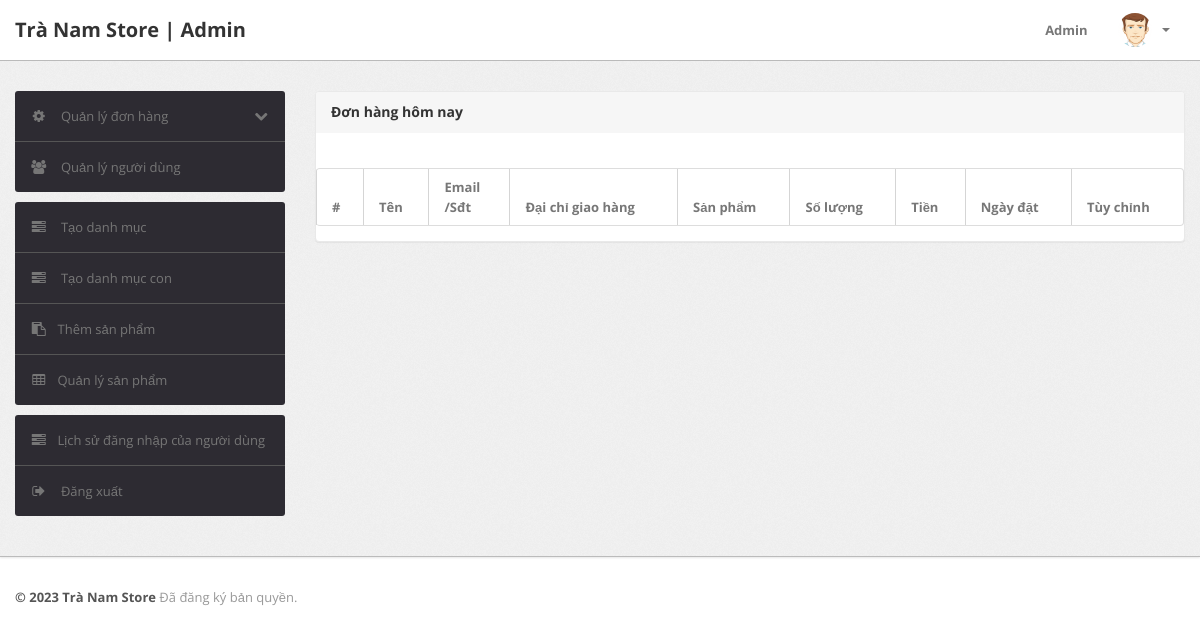
/admin/todays-orders.php (signed in), run on an earlier commit of the app's database.
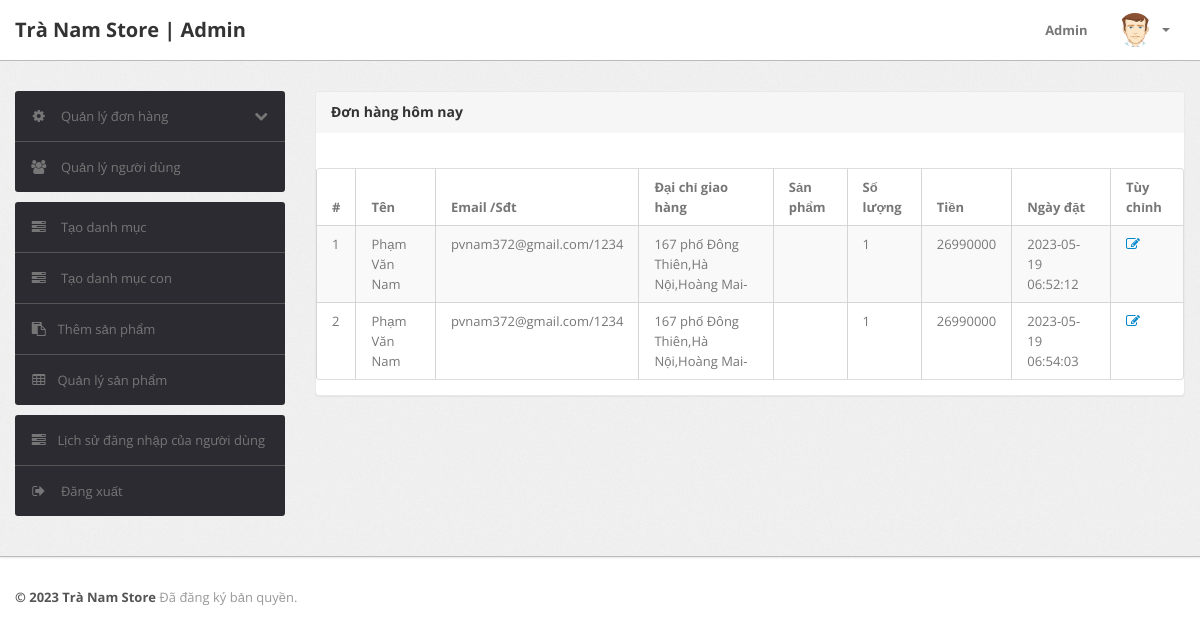
And on a later commit of the database.
### tables this page shows
CREATE TABLE `orders` (
  `id` int(11) NOT NULL,
  `userId` int(11) DEFAULT NULL,
  `productId` varchar(255) DEFAULT NULL,
  `quantity` int(11) DEFAULT NULL,
  `orderDate` timestamp NOT NULL DEFAULT current_timestamp(),
  `paymentMethod` varchar(50) DEFAULT NULL,
  `orderStatus` varchar(55) DEFAULT NULL
);

CREATE TABLE `users` (
  `id` int(11) NOT NULL,
  `name` varchar(255) DEFAULT NULL,
  `email` varchar(255) DEFAULT NULL,
  `contactno` bigint(11) DEFAULT NULL,
  `password` varchar(255) DEFAULT NULL,
  `shippingAddress` longtext DEFAULT NULL,
  `shippingState` varchar(255) DEFAULT NULL,
  `shippingCity` varchar(255) DEFAULT NULL,
  `shippingPincode` int(11) DEFAULT NULL,
  `billingAddress` longtext DEFAULT NULL,
  `billingState` varchar(255) DEFAULT NULL,
  `billingCity` varchar(255) DEFAULT NULL,
  `billingPincode` int(11) DEFAULT NULL,
  `regDate` timestamp NOT NULL DEFAULT current_timestamp(),
  `updationDate` varchar(255) DEFAULT NULL
);

CREATE TABLE `products` (
  `id` int(11) NOT NULL,
  `category` int(11) NOT NULL,
  `subcategory` int(11) DEFAULT NULL,
  `productcapacity` varchar(5) DEFAULT NULL,
  `productColor` varchar(255) DEFAULT NULL,
  `productPrice` int(11) DEFAULT NULL,
  `productPriceBeforeDiscount` int(11) DEFAULT NULL,
  `productAmount` int(5) DEFAULT NULL,
  `productDescription` longtext DEFAULT NULL,
  `productImage1` varchar(255) DEFAULT NULL,
  `productImage2` varchar(255) DEFAULT NULL,
  `productImage3` varchar(255) DEFAULT NULL,
  `shippingCharge` int(11) DEFAULT NULL,
  `productAvailability` varchar(255) DEFAULT NULL,
  `postingDate` timestamp NULL DEFAULT current_timestamp(),
  `updationDate` varchar(255) DEFAULT NULL
);

### admin/todays-orders.php (the view, shortened to what this page needs)
<?php
include('include/config.php');
if (strlen($_SESSION['alogin']) == 0) {
	header('location:index.php');
} else {
?>
	<!DOCTYPE html>
	<html lang="en">
	<head>
		<link type="text/css" href="bootstrap/css/bootstrap.min.css" rel="stylesheet">
		<link type="text/css" href="bootstrap/css/bootstrap-responsive.min.css" rel="stylesheet">
		<link type="text/css" href="css/theme.css" rel="stylesheet">
		<link type="text/css" href="images/icons/css/font-awesome.css" rel="stylesheet">
	</head>
	<body>
		<?php include('include/header.php'); ?>
		<div class="wrapper">
			<div class="container">
				<div class="row">
					<?php include('include/sidebar.php'); ?>
					<div class="span9">
						<div class="content">
							<div class="module">
								<div class="module-head">
									<h3>Đơn hàng hôm nay</h3>
								</div>
								<div class="module-body table">
									<br />
									<table cellpadding="0" cellspacing="0" border="0" class="datatable-1 table table-bordered table-striped	 display table-responsive">
										<thead>
											<tr>
												<th>#</th>
												<th> Tên</th>
												<th width="50">Email /Sđt</th>
												<th>Đại chỉ giao hàng</th>
												<th>Sản phẩm </th>
												<th>Số lượng </th>
												<th>Tiền </th>
												<th>Ngày đặt</th>
												<th>Tùy chỉnh</th>
											</tr>
										</thead>
										<tbody>
											<?php
											$f1 = "00:00:00";
											$from = date('Y-m-d') . " " . $f1;
											$t1 = "23:59:59";
											$to = date('Y-m-d') . " " . $t1;
											$query = mysqli_query($con, "select users.name as username,users.email as useremail,users.contactno as usercontact,users.shippingAddress as shippingaddress,users.shippingCity as shippingcity,users.shippingState as shippingstate,users.shippingPincode as shippingpincode,subcategory.subcategory as productname,products.shippingCharge as shippingcharge,orders.quantity as quantity,orders.orderDate as orderdate,products.productPrice as productprice,orders.id as id  from orders join users on  orders.userId=users.id join products on products.id=orders.productId join subcategory on subcategory.id=products.subcategory where orders.orderDate Between '$from' and '$to'");
											$cnt = 1;
											while ($row = mysqli_fetch_array($query)) {
											?>
												<tr>
													<td><?php echo htmlentities($cnt); ?></td>
													<td><?php echo htmlentities($row['username']); ?></td>
													<td><?php echo htmlentities($row['useremail']); ?>/<?php echo htmlentities($row['usercontact']); ?></td>
													<td><?php echo htmlentities($row['shippingaddress'] . "," . $row['shippingcity'] . "," . $row['shippingstate'] . "-" . $row['shippingpincode']); ?></td>
													<td><?php echo htmlentities($row['producname']); ?></td>
													<td><?php echo htmlentities($row['quantity']); ?></td>
													<td><?php echo htmlentities($row['quantity'] * $row['productprice'] + $row['shippingcharge']); ?></td>
													<td><?php echo htmlentities($row['orderdate']); ?></td>
													<td> <a href="updateorder.php?oid=<?php echo htmlentities($row['id']); ?>" title="Update order" target="_blank"><i class="icon-edit"></i></a>
													</td>
												</tr>
											<?php $cnt = $cnt + 1;
											} ?>
										</tbody>
									</table>
								</div>
							</div>
						</div>
					</div>
				</div>
			</div>
		</div>
		<?php include('include/footer.php'); ?>
	</body>
<?php } ?>

What changed in the data, as far as the page shows it:
added orders: userId.name "Phạm Văn Nam", userId.email "pvnam372@gmail.com", userId.contactno "1234", userId.shippingPincode "167 phố Đông Thiên,Hà Nội,Hoàng Mai-", quantity "1", productId.productPrice "26990000", orderDate "2023-05-19 06:52:12"
added orders: userId.name "Phạm Văn Nam", userId.email "pvnam372@gmail.com", userId.contactno "1234", userId.shippingPincode "167 phố Đông Thiên,Hà Nội,Hoàng Mai-", quantity "1", productId.productPrice "26990000", orderDate "2023-05-19 06:54:03"
